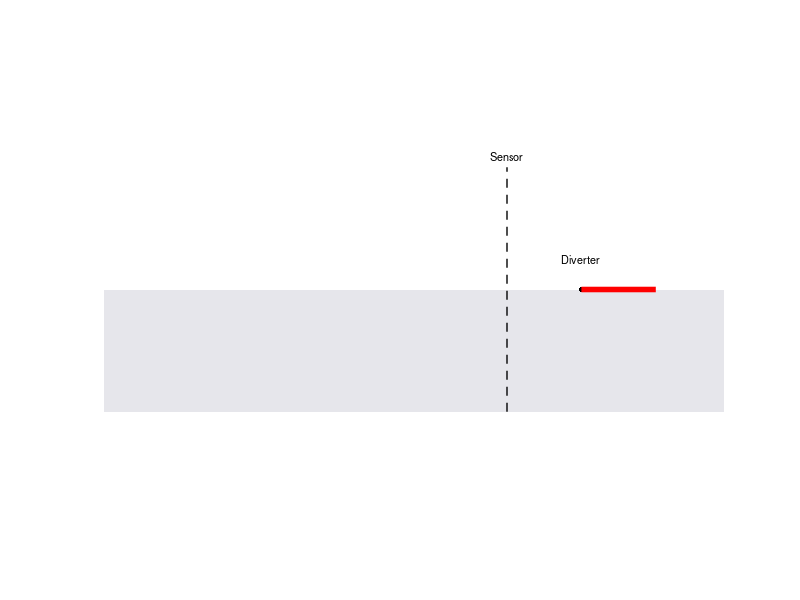

The MATLAB source for this figure: (Note: this script raises an error after producing the figure.)
% conveyor_sort_sim.m
% Conveyor belt object sorting simulator
% Clean & corrected version (no '=' misuse errors)

clear; close all; clc;

%% Simulation parameters
T_sim = 40;           % total simulation time
dt = 0.02;            % timestep
time = 0:dt:T_sim;

% Conveyor geometry (meters)
L = 1.0;
x_spawn = 0.05;
x_exit  = L - 0.05;
x_pick  = 0.65;

% Object parameters
v = 0.08;             
obj_radius = 0.025;   
spawn_rate = 0.8;     
min_interarrival = 0.2;

% Sensor model
sensor_range = 0.06;
false_pos_rate = 0.01;
false_neg_rate = 0.05;
detection_jitter = 0.02;

% Actuator model
t_react = 0.06;
t_act = 0.35;
act_position = 0;     
act_state = 0;        % 0 = idle, 1 = active
act_timer = 0;

queueing_allowed = false;

rng(1234);

%% Dynamic variables
objs = struct('x', {}, 'id', {}, 'spawn_t', {}, 'picked', {}, 'sorted', {});
next_id = 1;
next_spawn_t = max(exprnd(1/spawn_rate), min_interarrival);

% Logging structure
events = [];
metrics = struct('total_spawn',0,'sorted',0,'missed',0, ...
                 'false_pos',0,'false_neg',0,'act_cycles',0, ...
                 'act_time',0,'latencies',[]);

logEvent = @(t, type, info) ...
    assignin('caller','events',[events struct('t',t,'type',type,'info',info)]);

%% --- Animation Setup ---
fig = figure('Name','Conveyor Simulation','Color',[1 1 1]);
ax = axes(fig); hold on; axis off;
axis([0 L -0.2 0.6]);

rectangle('Position',[0 0 L 0.2],'FaceColor',[0.9 0.9 0.92],'EdgeColor','none');
plot([x_pick x_pick],[0 0.4],'k--','LineWidth',1);
text(x_pick,0.42,'Sensor','HorizontalAlignment','center','FontSize',8);

div_x = x_pick + 0.12;
plot(div_x,0.2,'k.','MarkerSize',12);
text(div_x,0.25,'Diverter','HorizontalAlignment','center','FontSize',8);

arm_len = 0.12;
arm_h = 0.2;
arm_h_line = plot([div_x div_x+arm_len],[arm_h arm_h],'r-','LineWidth',4);

th_total = text(0.02,0.5,'','FontSize',9);

obj_patches = [];

%% --- Simulation Loop ---
for ti = 1:length(time)
    t = time(ti);

    %% Spawn objects
    if t >= next_spawn_t
        objs(end+1).x = x_spawn;
        objs(end).id = next_id;
        objs(end).spawn_t = t;
        objs(end).picked = false;
        objs(end).sorted = false;

        metrics.total_spawn = metrics.total_spawn + 1;

        next_id = next_id + 1;
        tau = exprnd(1/spawn_rate);
        next_spawn_t = t + max(tau, min_interarrival);
    end

    %% Move objects
    for k = 1:length(objs)
        if objs(k).sorted == false
            objs(k).x = objs(k).x + v*dt;
        end
    end

    %% Remove missed objects
    for k = length(objs):-1:1
        if objs(k).sorted == false && objs(k).x > x_exit
            metrics.missed = metrics.missed + 1;
            objs(k).sorted = true;
        end
    end

    %% Sensor detection
    true_detect = false;
    detected_obj_id = -1;

    for k = 1:length(objs)
        if objs(k).sorted == false && abs(objs(k).x - x_pick) <= sensor_range

            if rand() > false_neg_rate
                true_detect = true;
                detected_obj_id = objs(k).id;
                break;
            else
                metrics.false_neg = metrics.false_neg + 1;
            end
        end
    end

    detected_now = false;

    if true_detect
        if abs(randn * detection_jitter) < 0.05
            detected_now = true;
        end
    end

    % false positive
    if rand() < false_pos_rate*dt
        detected_now = true;
        detected_obj_id = -999;
        metrics.false_pos = metrics.false_pos + 1;
    end

    %% Handle detection → Actuator
    if detected_now == true
        if act_state == 0
            act_state = 1;
            act_timer = t_react + t_act;
            metrics.act_cycles = metrics.act_cycles + 1;
            metrics.latencies(end+1) = t_react;
        end
    end

    %% Actuator timing update
    if act_state == 1
        act_timer = act_timer - dt;
        act_position = max(0, min(1, act_timer/(t_react+t_act)));

        if act_timer < t_act
            % Actively pushing
            for k = 1:length(objs)
                if objs(k).sorted == false && abs(objs(k).x - x_pick) <= sensor_range
                    objs(k).sorted = true;
                    metrics.sorted = metrics.sorted + 1;
                    break;
                end
            end
        end

        % Finish cycle
        if act_timer <= 0
            act_state = 0;
            act_position = 0;
            metrics.act_time = metrics.act_time + (t_react + t_act);
        end
    end

    %% Animation
    if mod(ti,3) == 0
        delete(obj_patches); obj_patches = [];

        for k = 1:length(objs)
            if objs(k).sorted == false
                xk = objs(k).x;
                yk = 0.08;
                ph = rectangle('Position',...
                    [xk-obj_radius, yk-obj_radius, 2*obj_radius, 2*obj_radius], ...
                    'Curvature',[1 1], ...
                    'FaceColor',[0.1 0.5 0.9], 'EdgeColor','none');
                obj_patches(end+1) = ph;
            end
        end

        theta = -0.35 * act_position;
        x2 = div_x + arm_len*cos(theta);
        y2 = arm_h + arm_len*sin(theta);
        set(arm_h_line,'XData',[div_x x2],'YData',[arm_h y2]);

        th_total.String = sprintf("t=%.1fs | Spawned=%d | Sorted=%d | Missed=%d | FP=%d | FN=%d", ...
            t, metrics.total_spawn, metrics.sorted, metrics.missed, ...
            metrics.false_pos, metrics.false_neg);

        drawnow;
    end

end

%% Results
fprintf("\n--- SIMULATION COMPLETED ---\n");
fprintf("Spawned: %d\n", metrics.total_spawn);
fprintf("Sorted: %d\n", metrics.sorted);
fprintf("Missed: %d\n", metrics.missed);
fprintf("False Positives: %d\n", metrics.false_pos);
fprintf("False Negatives: %d\n", metrics.false_neg);
fprintf("Actuator Utilization: %.2f%%\n", (metrics.act_time/T_sim)*100);
